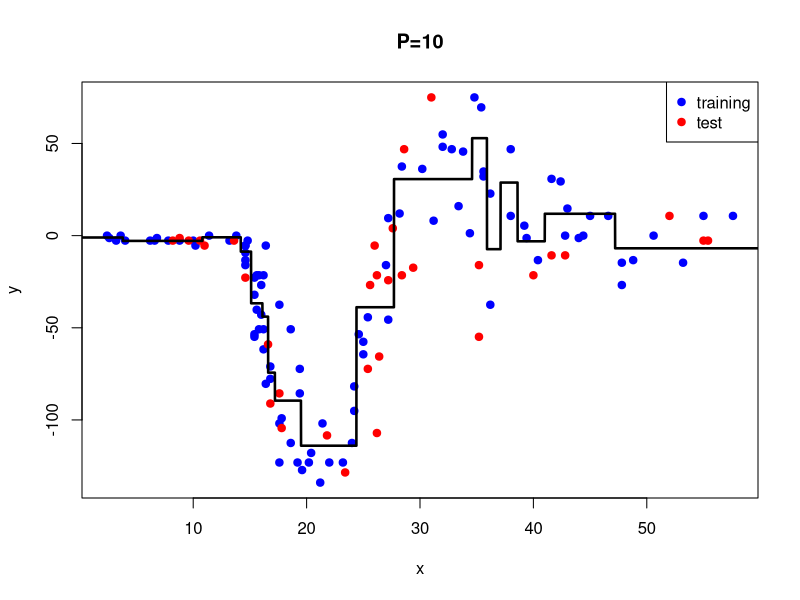
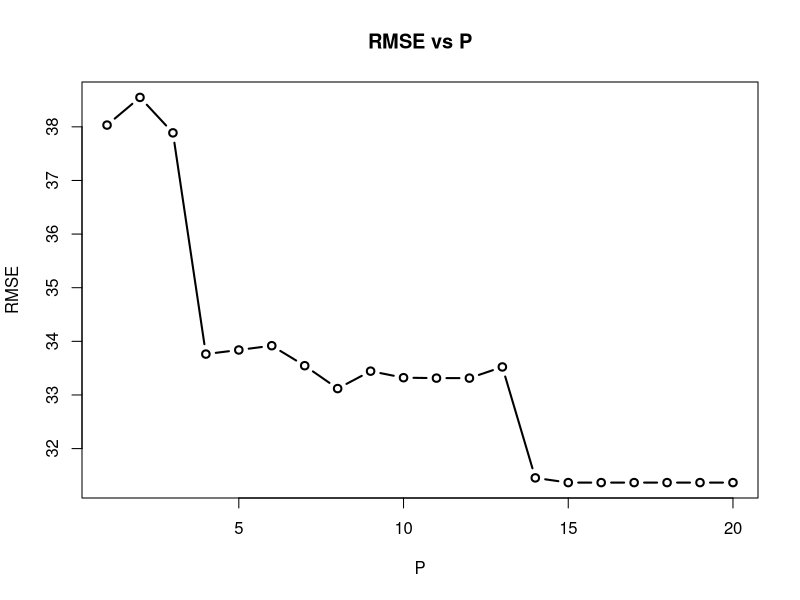

The R source for these figures, in order:
# read data into memory
rm(list=ls(all=TRUE))
data_set <- read.csv("hw05_data_set.csv")
set.seed(521)

#get x and y values
X <- data_set$x
y <- data_set$y

#since we have only one column for x, D is equal to 1.

#separate train and test data
train_indices <-  c(sample(which(X==X),100)) 
X_train <- X[train_indices]
y_train <- y[train_indices]
X_test <- X[-train_indices]
y_test <- y[-train_indices]

minimum_value <- -0
maximum_value <- +60
data_interval <- seq(from = minimum_value, to = maximum_value, by = 0.01)


# get numbers of train and test samples
N_train <- length(y_train)
N_test <- length(y_test)



##########################################################################################################
# create necessary data structures
P<-10
node_indices <- list()
is_terminal <- c()
need_split <- c()
currentMean <- c()
node_splits <- c() 

# put all training instances into the root node
node_indices <- list(1:N_train)
is_terminal <- c(FALSE)
need_split <- c(TRUE)

# learning algorithm
while (1) {
  # find nodes that need splitting
  split_nodes <- which(need_split)
  # check whether we reach all terminal nodes
  if (length(split_nodes) == 0) {
    break
  }
  # find best split positions for all nodes
  for (split_node in split_nodes) {
    data_indices <- node_indices[[split_node]]
    need_split[split_node] <- FALSE
    best_score <- rep(0, 1)  #arbitrary choice to define or not since they are scalars.
    best_split <- rep(0, 1)
    
    unique_values <- sort(unique(X_train[data_indices]))
    if(length(unique_values)==1){
      is_terminal[split_node] <- TRUE
      need_split[split_node] <- FALSE
      node_splits[split_node]<- unique_values[1]
      currentMean[split_node] <- mean(y_train[data_indices])
    }
    else{
      split_positions <- (unique_values[-1] + unique_values[-length(unique_values)]) / 2
      split_scores <- rep(0, length(split_positions))
      
      for (s in 1:length(split_positions)) {
        left_indices <- data_indices[which(X_train[data_indices] < split_positions[s])]
        right_indices <- data_indices[which(X_train[data_indices] >= split_positions[s])]
        
        impurityLeft <- (1/length(data_indices)) * sum((y_train[left_indices] - mean(y_train[left_indices]))^2)
        impurityRight <- (1/length(data_indices)) * sum((y_train[right_indices] - mean(y_train[right_indices]))^2)
        split_scores[s] <- impurityLeft + impurityRight
      }
      
      best_score <- min(split_scores)
      best_split <- split_positions[which.min(split_scores)]  
      node_splits[split_node] <- best_split
      
      # create left node using the selected split
      left_indices <- data_indices[which(X_train[data_indices] < best_split)]
      node_indices[[2 * split_node]] <- left_indices
      
      if(length(left_indices) <= P){
        is_terminal[2 * split_node] <- TRUE
        need_split[2 * split_node] <- FALSE
        currentMean[2 * split_node] <- mean(y_train[left_indices])
        node_splits[2 * split_node]<- mean(left_indices)
      }
      else{
        is_terminal[2 * split_node] <- FALSE
        need_split[2 * split_node] <- TRUE
      }
      
      #create right node
      right_indices <- data_indices[which(X_train[data_indices] >= best_split)]
      node_indices[[2 * split_node + 1]] <- right_indices
      
      if(length(right_indices) <= P){
        is_terminal[2 * split_node+1] <- TRUE
        need_split[2 * split_node +1] <- FALSE
        currentMean[2 * split_node+1] <- mean(y_train[right_indices])
        node_splits[2 * split_node+1]<- mean(right_indices)
      }
      else{
        is_terminal[2 * split_node + 1] <- FALSE
        need_split[2 * split_node + 1] <- TRUE
      } 
    }
  }
}

# traverse tree for test data points
y_predicted <- rep(0, N_test)
for (i in 1:N_test) {
  index <- 1
  while (1) {
    if (is_terminal[index] == TRUE) {
      y_predicted[i] <- currentMean[index]
      break
    } else {
      if (X_test[i] <= node_splits[index]) {
        index <- index * 2
      } else {
        index <- index * 2 + 1
      }
    }
  }
}

#plot
y_interval <- rep(0, length(data_interval))
for (i in 1:length(data_interval)) {
  index <- 1
  while (1) {
    if (is_terminal[index] == TRUE) {
      y_interval[i] <- currentMean[index]
      break
    } else {
      if (data_interval[i] <= node_splits[index]) {
        index <- index * 2
      } else {
        index <- index * 2 + 1
      }
    }
  }
}

plot(X_train,y_train, ylab = "y", xlab = "x", pch=19, col="blue")
points(X_test,y_test, ylab = "y", xlab = "x", pch=19, col="red")
lines(data_interval,y_interval,type="l",lwd=2.5, col="black")
legend("topright" ,c("training","test"), col=c("blue","red"), pch=19)
title("P=10")

RMSE <- sqrt(sum((y_predicted-y_test)^2)/N_test)
print(paste0("RMSE is ", RMSE," when P is ", P))
##########################################################################################################
RMSEs <- c()
for (P in 1:20){
  # create necessary data structures
  
  node_indices <- list()
  is_terminal <- c()
  need_split <- c()
  currentMean <- c()
  node_splits <- c() 
  
  # put all training instances into the root node
  node_indices <- list(1:N_train)
  is_terminal <- c(FALSE)
  need_split <- c(TRUE)
  while (1) {
    # find nodes that need splitting
    split_nodes <- which(need_split)
    # check whether we reach all terminal nodes
    if (length(split_nodes) == 0) {
      break
    }
    # find best split positions for all nodes
    for (split_node in split_nodes) {
      data_indices <- node_indices[[split_node]]
      need_split[split_node] <- FALSE
      best_score <- rep(0, 1)  #arbitrary choice to define or not since they are scalars.
      best_split <- rep(0, 1)
      
      unique_values <- sort(unique(X_train[data_indices]))
      if(length(unique_values)==1){
        is_terminal[split_node] <- TRUE
        need_split[split_node] <- FALSE
        node_splits[split_node]<- unique_values[1]
        currentMean[split_node] <- mean(y_train[data_indices])
      }
      else{
        split_positions <- (unique_values[-1] + unique_values[-length(unique_values)]) / 2
        split_scores <- rep(0, length(split_positions))
        
        for (s in 1:length(split_positions)) {
          left_indices <- data_indices[which(X_train[data_indices] < split_positions[s])]
          right_indices <- data_indices[which(X_train[data_indices] >= split_positions[s])]
          
          impurityLeft <- (1/length(data_indices)) * sum((y_train[left_indices] - mean(y_train[left_indices]))^2)
          impurityRight <- (1/length(data_indices)) * sum((y_train[right_indices] - mean(y_train[right_indices]))^2)
          split_scores[s] <- impurityLeft + impurityRight
        }
        
        best_score <- min(split_scores)
        best_split <- split_positions[which.min(split_scores)]  
        node_splits[split_node] <- best_split
        
        # create left node using the selected split
        left_indices <- data_indices[which(X_train[data_indices] < best_split)]
        node_indices[[2 * split_node]] <- left_indices
        
        if(length(left_indices) <= P){
          is_terminal[2 * split_node] <- TRUE
          need_split[2 * split_node] <- FALSE
          currentMean[2 * split_node] <- mean(y_train[left_indices])
          node_splits[2 * split_node]<- mean(left_indices)
        }
        else{
          is_terminal[2 * split_node] <- FALSE
          need_split[2 * split_node] <- TRUE
        }
        
        #create right node
        right_indices <- data_indices[which(X_train[data_indices] >= best_split)]
        node_indices[[2 * split_node + 1]] <- right_indices
        
        if(length(right_indices) <= P){
          is_terminal[2 * split_node+1] <- TRUE
          need_split[2 * split_node +1] <- FALSE
          currentMean[2 * split_node+1] <- mean(y_train[right_indices])
          node_splits[2 * split_node+1]<- mean(right_indices)
        }
        else{
          is_terminal[2 * split_node + 1] <- FALSE
          need_split[2 * split_node + 1] <- TRUE
        } 
      }
    }
  }
  
  # traverse tree for test data points
  y_predicted <- rep(0, N_test)
  for (i in 1:N_test) {
    index <- 1
    while (1) {
      if (is_terminal[index] == TRUE) {
        y_predicted[i] <- currentMean[index]
        break
      } else {
        if (X_test[i] <= node_splits[index]) {
          index <- index * 2
        } else {
          index <- index * 2 + 1
        }
      }
    }
  }
  
  RMSEs[P] <- sqrt(sum((y_predicted-y_test)^2)/N_test)
  print(paste0("RMSE is ", RMSEs[P]," when P is ", P))
  
}

plot(1:20,RMSEs, type="b",ylab = "RMSE", xlab = "P", pch=1,lwd=2)
title("RMSE vs P")

